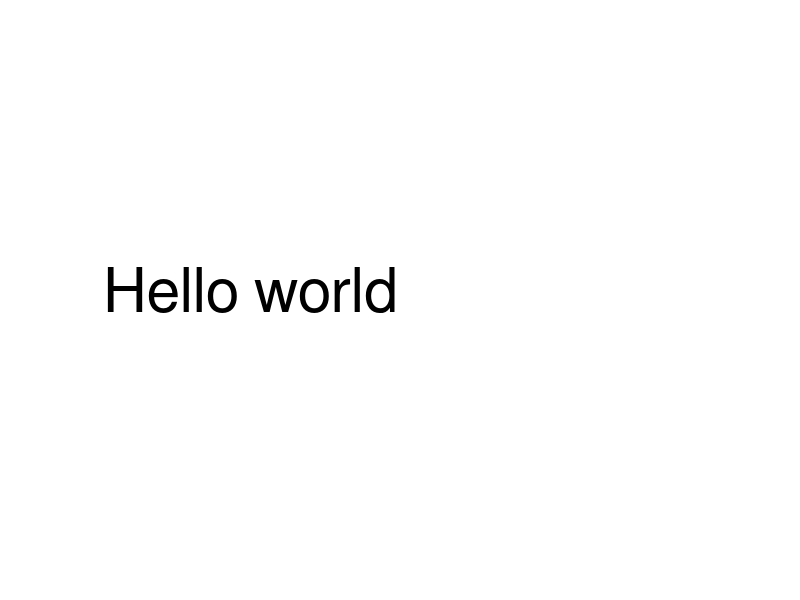

MATLAB code for this plot: (Note: this script raises an error after producing the figure.)
%% Example 1
% We make an image from some text, then reload it as a matrix.
tobj = text(0,0,'Hello world','fontsize',44);
ex = get(tobj,'extent');      % ignore this line 
axis([ex(1) ex(1)+ex(3) ex(2) ex(2)+ex(4)]), axis off   % ignore this line 
saveas(gcf,'hello.png')
A = imread('hello.png');
A = double(rgb2gray(A));
imagesc(A),  colormap gray
[m,n] = size(A)

%%
% Next we show that the singular values decrease exponentially, until they
% reach zero (more precisely, are about $\sigma_1 \macheps$). For all
% numerical purposes, this determines the rank of the matrix.
[U,S,V] = svd(A);
sigma = diag(S);
semilogy(sigma,'.')
title('singular values'), axis tight        % ignore this line 
xlabel('i'), ylabel('\sigma_i')  % ignore this line 
r = find(sigma/sigma(1) > 10*eps,1,'last')

%%
% The rapid decrease suggests that we can get fairly good low-rank
% approximations. 
for i = 1:4
    subplot(2,2,i)
    k = 2*i;
    Ak = U(:,1:k)*S(1:k,1:k)*V(:,1:k)';
    imshow(Ak,[0 255])
    title(sprintf('rank = %d',k))
end

%%
% Consider how little data is needed to reconstruct these images. For rank
% 8, for instance, we have 8 left and right singular vectors plus 8
% singular values, for a compression ratio of better than 25:1.  
compression = 8*(m+n+1) / (m*n)


%% Example 2
% This matrix describes the votes on bills in the 111th session of the
% United States Senate. (The data set was obtained from |voteview.com|.)
% Each row is one senator and each column is a vote item.
load voting    % get from the book's website
[m,n] = size(A); 

%%
% If we visualize the votes (white is ``yea,'' black is ``nay,'' and gray is
% anything else), we can see great similarity between many rows, reflecting
% party unity.
imagesc(A)
colormap gray
title('Votes in 111th U.S. Senate')   % ignore this line
ylabel('senator'), xlabel('bill')    % ignore this line

%%
% We use singular value ``energy'' to quantify the decay rate of the values. 
[U,S,V] = svd(A);
sigma = diag(S);
tau = cumsum(sigma.^2) / sum(sigma.^2);
plot(tau(1:16),'.')
xlabel('k'), ylabel('\tau_k')  % ignore this line
title('Fraction of singular value energy')     % ignore this line

%%
% The first and second singular triples contain about 58% and 17%
% respectively of the energy of the matrix. All others have far less
% effect, suggesting that the information is primarily two-dimensional. The
% first left and right singular vectors also contain interesting structure.
subplot(211), plot(U(:,1),'.')
axis tight  % ignore this line
xlabel('senator number'), title('left singular vector')  % ignore this line
subplot(212), plot(V(:,1),'.')
axis tight  % ignore this line
xlabel('bill number'), title('right singular vector')  % ignore this line

%%
% Both vectors have values greatly clustered near $\pm C$  for a constant
% $C$. These can be roughly interpreted as how partisan a particular
% senator or bill was, and for which political party. 
% 
% Projecting the senators' vectors into the first two $\mV$-coordinates
% gives a particularly nice way to reduce them to two dimensions. Political
% scientists label these dimensions ``partisanship'' and
% ``bipartisanship.'' Here we color them by actual party affiliation (also
% given in the data file): red for Republican, blue for Democrat, and black
% for independent. 
clf
x1 = V(:,1)'*A';   x2 = V(:,2)'*A'; 
scatter(x1(Dem),x2(Dem),20,'b'),  hold on
scatter(x1(Rep),x2(Rep),20,'r')
scatter(x1(Ind),x2(Ind),20,'k')
xlabel('partisanship'),  ylabel('bipartisanship')  % ignore this line
title('111th US Senate in 2D')

